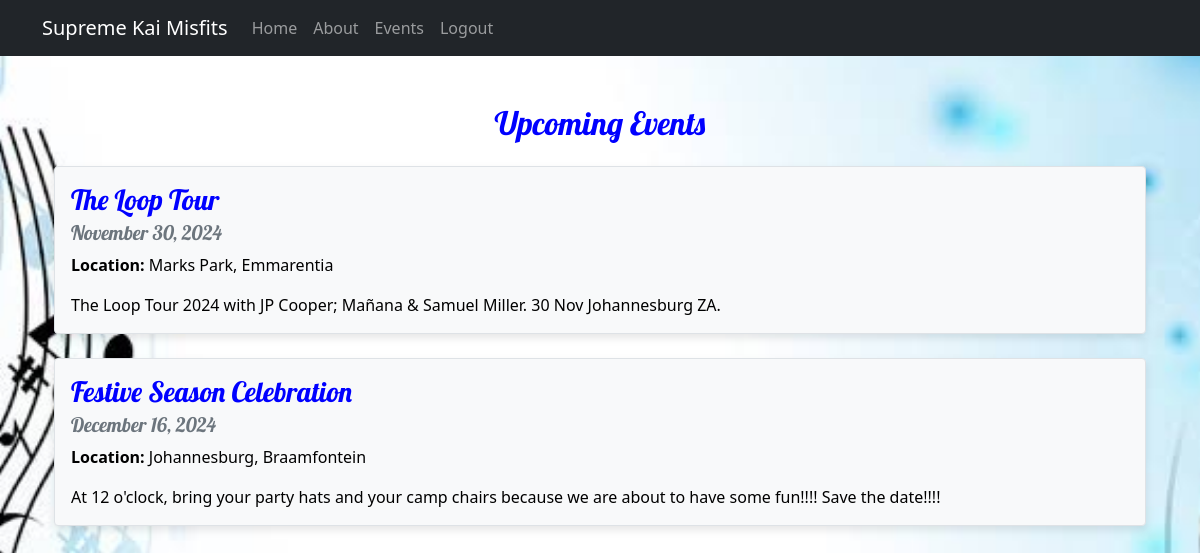
Screenshot of /events/ (signed in) with the database file from the repository.
### Band/models.py (models this page shows, shortened)
class Event(models.Model):
    name = models.CharField(max_length=100)
    date = models.DateField()
    location = models.CharField(max_length=200)
    description = models.TextField(blank=True, null=True)

### Band/views.py (the view)
# urls.py: path('events/', views.events, name='events'),
@login_required
def events(request):
    events_list = Event.objects.all().order_by('date')
    return render(request, 'Band/events.html', {'events': events_list})

### Band/templates/Band/events.html
{% extends 'Band/base.html' %}
{% block content %}
<div class="container my-5">
    <h2 class="text-center mb-4">Upcoming Events</h2>
    {% if events %}
        <div class="row">
            {% for event in events %}
                <div class="col-md- mb-4">
                    <div class="card">
                        <div class="card-body">
                            <h3 class="card-title">{{ event.name }}</h3>
                            <h5 class="card-subtitle mb-2 text-muted">{{ event.date|date:"F j, Y" }}</h5>
                            <p class="card-text"><strong>Location:</strong> {{ event.location }}</p>
                            <p class="card-text">{{ event.description }}</p>
                        </div>
                    </div>
                </div>
            {% endfor %}
        </div>
    {% else %}
        <p class="text-center">No upcoming events at the moment. Please check back later!</p>
    {% endif %}
</div>
{% endblock %}

### Band/templates/Band/base.html (shortened to what this page needs)
<!DOCTYPE html>
{% load static %}
<html lang="en">
<head>
    <link href="https://cdn.jsdelivr.net/npm/bootstrap@5.1.3/dist/css/bootstrap.min.css" rel="stylesheet">
    <link rel="stylesheet" href="{% static 'Band/style.css' %}">
</head>
<body>
    <nav class="navbar navbar-expand-lg navbar-dark bg-dark">
        <div class="container">
            <a class="navbar-brand" href="{% url 'home' %}">Supreme Kai Misfits</a>
            <div class="collapse navbar-collapse">
                <ul class="navbar-nav ml-auto">
                    <li class="nav-item"><a class="nav-link" href="{% url 'home' %}">Home</a></li>
                    <li class="nav-item"><a class="nav-link" href="{% url 'about' %}">About</a></li>
                    <li class="nav-item"><a class="nav-link" href="{% url 'events' %}">Events</a></li>
                    {% if user.is_authenticated %}
                        <li class="nav-item">
                            <form action="{% url 'logout' %}" method="post" style="display: inline;">
                                <button type="submit" class="nav-link" style="border: none; background: none;">Logout</button>
                            </form>
                        </li>
                    {% else %}
                        <li class="nav-item"><a class="nav-link" href="{% url 'login' %}">Login</a></li>
                        <li class="nav-item"><a class="nav-link" href="{% url 'register' %}">Register</a></li>
                    {% endif %}
                </ul>
            </div>
        </div>
    </nav>
    <div class="container mt-4">
        {% block content %}{% endblock %}
    </div>
</body>
</html>

### Band/static/Band/style.css (style rules this page uses)
body { background: url("images/IMG_5636.JPG") no-repeat; background-size: cover; background-position: center; background-attachment: fixed; }
h1, h2, h3, h4, h5, h6 { font-family: 'Lobster', cursive; color: blue; }
p { color: black; }
.card { background-color: #f8f9fa; border: 1px solid #dee2e6; box-shadow: 0px 4px 8px rgba(0, 0, 0, 0.1); transition: transform 0.3s; }

### rows the page displays
Event: name "The Loop Tour", date "November 30, 2024", location "Marks Park, Emmarentia", description "The Loop Tour 2024 with JP Cooper; Mañana & Samuel Miller. 30 Nov Johannesburg ZA."
Event: name "Festive Season Celebration", date "December 16, 2024", location "Johannesburg, Braamfontein", description "At 12 o'clock, bring your party hats and your camp chairs because we are about to have some fun!!!! Save the date!!!!"
